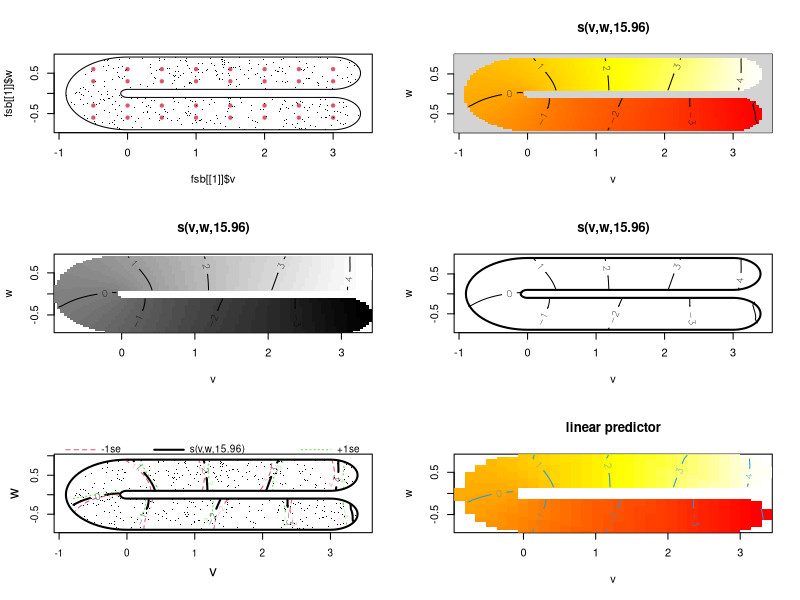
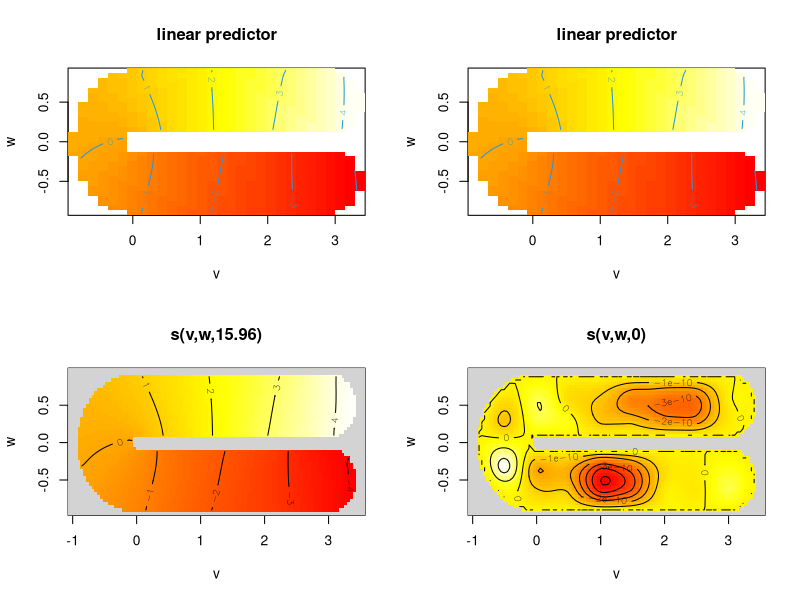
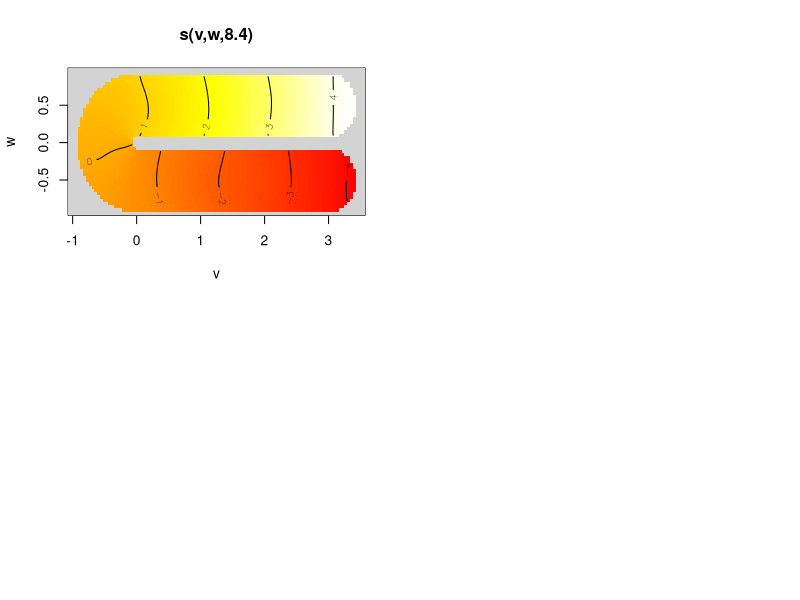
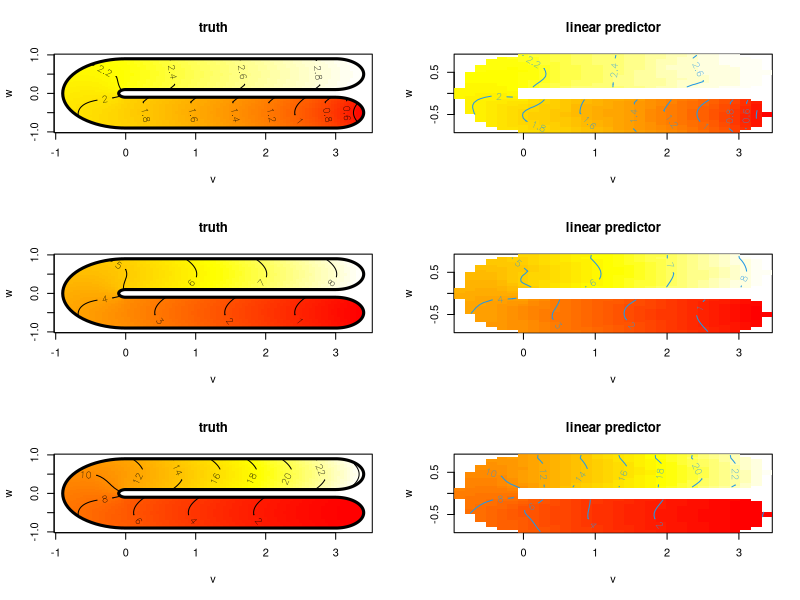
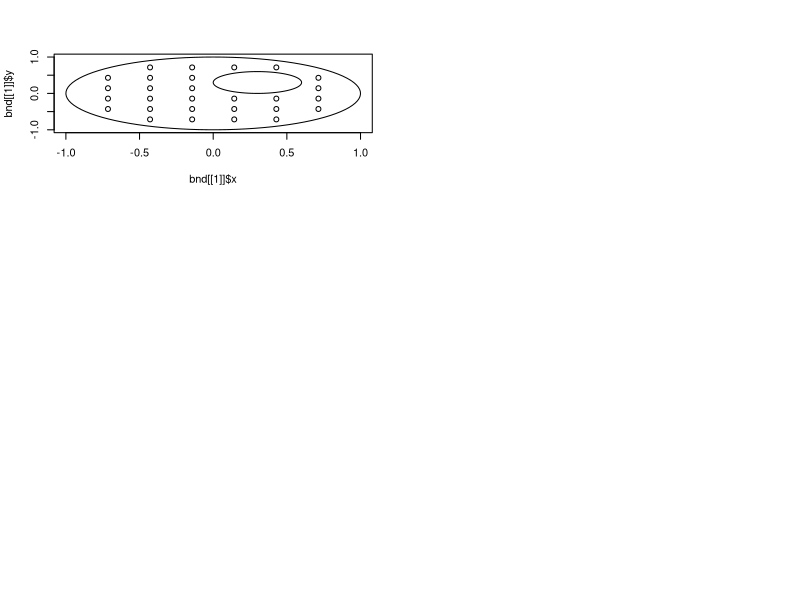
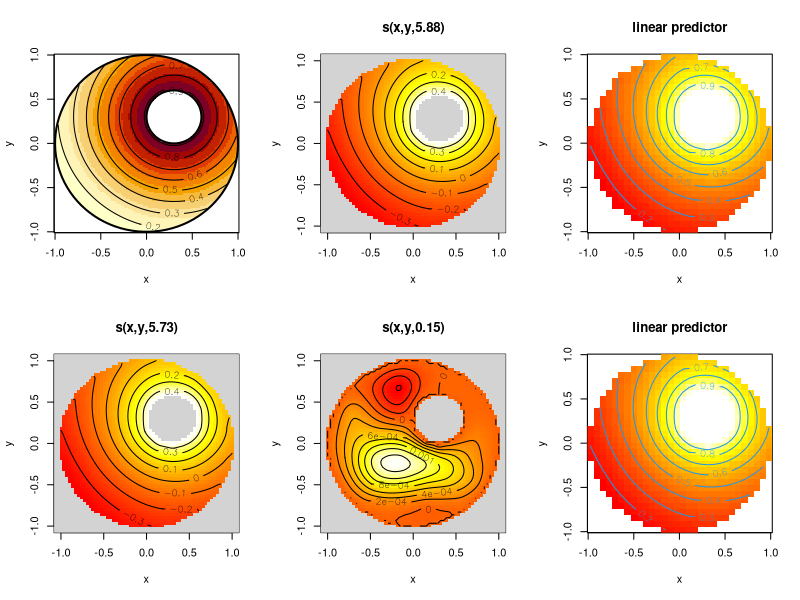

R code for these plots, in order:
library(mgcv)


### Name: smooth.construct.so.smooth.spec
### Title: Soap film smoother constructer
### Aliases: smooth.construct.so.smooth.spec
###   smooth.construct.sf.smooth.spec smooth.construct.sw.smooth.spec soap
### Keywords: models smooth regression

### ** Examples


require(mgcv)

##########################
## simple test function...
##########################

fsb <- list(fs.boundary())
nmax <- 100
## create some internal knots...
knots <- data.frame(v=rep(seq(-.5,3,by=.5),4),
                    w=rep(c(-.6,-.3,.3,.6),rep(8,4)))
## Simulate some fitting data, inside boundary...
set.seed(0)
n<-600
v <- runif(n)*5-1;w<-runif(n)*2-1
y <- fs.test(v,w,b=1)
names(fsb[[1]]) <- c("v","w")
ind <- inSide(fsb,x=v,y=w) ## remove outsiders
y <- y + rnorm(n)*.3 ## add noise
y <- y[ind];v <- v[ind]; w <- w[ind] 
n <- length(y)

par(mfrow=c(3,2))
## plot boundary with knot and data locations
plot(fsb[[1]]$v,fsb[[1]]$w,type="l");points(knots,pch=20,col=2)
points(v,w,pch=".");

## Now fit the soap film smoother. 'k' is dimension of boundary smooth.
## boundary supplied in 'xt', and knots in 'knots'...
 
nmax <- 100 ## reduced from default for speed.
b <- gam(y~s(v,w,k=30,bs="so",xt=list(bnd=fsb,nmax=nmax)),knots=knots)

plot(b) ## default plot
plot(b,scheme=1)
plot(b,scheme=2)
plot(b,scheme=3)

vis.gam(b,plot.type="contour")

################################
# Fit same model in two parts...
################################

par(mfrow=c(2,2))
vis.gam(b,plot.type="contour")

b1 <- gam(y~s(v,w,k=30,bs="sf",xt=list(bnd=fsb,nmax=nmax))+
            s(v,w,k=30,bs="sw",xt=list(bnd=fsb,nmax=nmax)) ,knots=knots)
vis.gam(b,plot.type="contour")
plot(b1)
 
##################################################
## Now an example with known boundary condition...
##################################################

## Evaluate known boundary condition at boundary nodes...
fsb[[1]]$f <- fs.test(fsb[[1]]$v,fsb[[1]]$w,b=1,exclude=FALSE)

## Now fit the smooth...
bk <- gam(y~s(v,w,bs="so",xt=list(bnd=fsb,nmax=nmax)),knots=knots)
plot(bk) ## default plot

##########################################
## tensor product example...
##########################################
## No test: 
set.seed(9)
n <- 10000
v <- runif(n)*5-1;w<-runif(n)*2-1
t <- runif(n)
y <- fs.test(v,w,b=1)
y <- y + 4.2
y <- y^(.5+t)
fsb <- list(fs.boundary())
names(fsb[[1]]) <- c("v","w")
ind <- inSide(fsb,x=v,y=w) ## remove outsiders
y <- y[ind];v <- v[ind]; w <- w[ind]; t <- t[ind] 
n <- length(y)
y <- y + rnorm(n)*.05 ## add noise
knots <- data.frame(v=rep(seq(-.5,3,by=.5),4),
                    w=rep(c(-.6,-.3,.3,.6),rep(8,4)))

## notice NULL element in 'xt' list - to indicate no xt object for "cr" basis...
bk <- gam(y~ te(v,w,t,bs=c("sf","cr"),k=c(25,4),d=c(2,1),
          xt=list(list(bnd=fsb,nmax=nmax),NULL))+
          te(v,w,t,bs=c("sw","cr"),k=c(25,4),d=c(2,1),
	  xt=list(list(bnd=fsb,nmax=nmax),NULL)),knots=knots)

par(mfrow=c(3,2))
m<-100;n<-50 
xm <- seq(-1,3.5,length=m);yn<-seq(-1,1,length=n)
xx <- rep(xm,n);yy<-rep(yn,rep(m,n))
tru <- matrix(fs.test(xx,yy),m,n)+4.2 ## truth

image(xm,yn,tru^.5,col=heat.colors(100),xlab="v",ylab="w",
      main="truth")
lines(fsb[[1]]$v,fsb[[1]]$w,lwd=3)
contour(xm,yn,tru^.5,add=TRUE)

vis.gam(bk,view=c("v","w"),cond=list(t=0),plot.type="contour")

image(xm,yn,tru,col=heat.colors(100),xlab="v",ylab="w",
      main="truth")
lines(fsb[[1]]$v,fsb[[1]]$w,lwd=3)
contour(xm,yn,tru,add=TRUE)

vis.gam(bk,view=c("v","w"),cond=list(t=.5),plot.type="contour")

image(xm,yn,tru^1.5,col=heat.colors(100),xlab="v",ylab="w",
      main="truth")
lines(fsb[[1]]$v,fsb[[1]]$w,lwd=3)
contour(xm,yn,tru^1.5,add=TRUE)

vis.gam(bk,view=c("v","w"),cond=list(t=1),plot.type="contour")
## End(No test)

#############################
# nested boundary example...
#############################

bnd <- list(list(x=0,y=0),list(x=0,y=0))
seq(0,2*pi,length=100) -> theta
bnd[[1]]$x <- sin(theta);bnd[[1]]$y <- cos(theta)
bnd[[2]]$x <- .3 + .3*sin(theta);
bnd[[2]]$y <- .3 + .3*cos(theta)
plot(bnd[[1]]$x,bnd[[1]]$y,type="l")
lines(bnd[[2]]$x,bnd[[2]]$y)

## setup knots
k <- 8
xm <- seq(-1,1,length=k);ym <- seq(-1,1,length=k)
x=rep(xm,k);y=rep(ym,rep(k,k))
ind <- inSide(bnd,x,y)
knots <- data.frame(x=x[ind],y=y[ind])
points(knots$x,knots$y)

## a test function

f1 <- function(x,y) {
  exp(-(x-.3)^2-(y-.3)^2)
}

## plot the test function within the domain 
par(mfrow=c(2,3))
m<-100;n<-100 
xm <- seq(-1,1,length=m);yn<-seq(-1,1,length=n)
x <- rep(xm,n);y<-rep(yn,rep(m,n))
ff <- f1(x,y)
ind <- inSide(bnd,x,y)
ff[!ind] <- NA
image(xm,yn,matrix(ff,m,n),xlab="x",ylab="y")
contour(xm,yn,matrix(ff,m,n),add=TRUE)
lines(bnd[[1]]$x,bnd[[1]]$y,lwd=2);lines(bnd[[2]]$x,bnd[[2]]$y,lwd=2)

## Simulate data by noisy sampling from test function...

set.seed(1)
x <- runif(300)*2-1;y <- runif(300)*2-1
ind <- inSide(bnd,x,y)
x <- x[ind];y <- y[ind]
n <- length(x)
z <- f1(x,y) + rnorm(n)*.1

## Fit a soap film smooth to the noisy data
nmax <- 60
b <- gam(z~s(x,y,k=c(30,15),bs="so",xt=list(bnd=bnd,nmax=nmax)),
         knots=knots,method="REML")
plot(b) ## default plot
vis.gam(b,plot.type="contour") ## prettier version

## trying out separated fits....
ba <- gam(z~s(x,y,k=c(30,15),bs="sf",xt=list(bnd=bnd,nmax=nmax))+
          s(x,y,k=c(30,15),bs="sw",xt=list(bnd=bnd,nmax=nmax)),
	  knots=knots,method="REML")
plot(ba)
vis.gam(ba,plot.type="contour")
